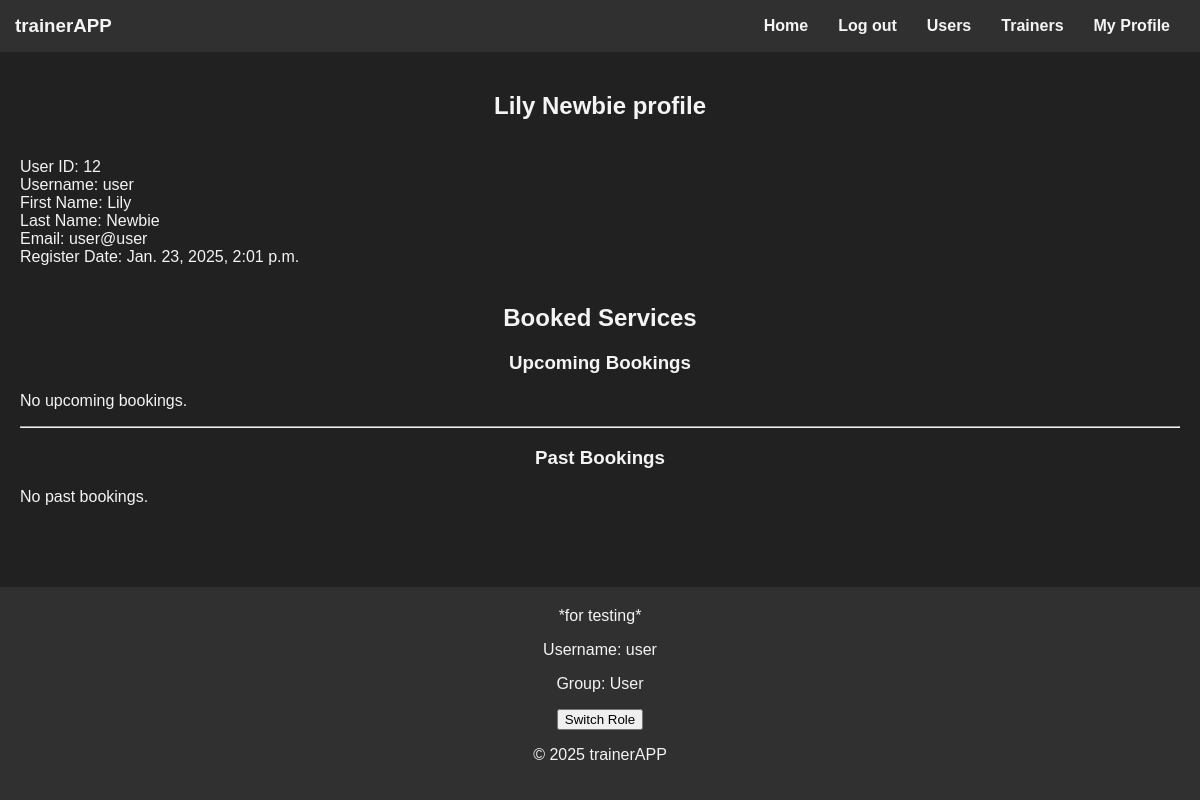
/users/12/ (signed in), run on an earlier commit of the app's database.
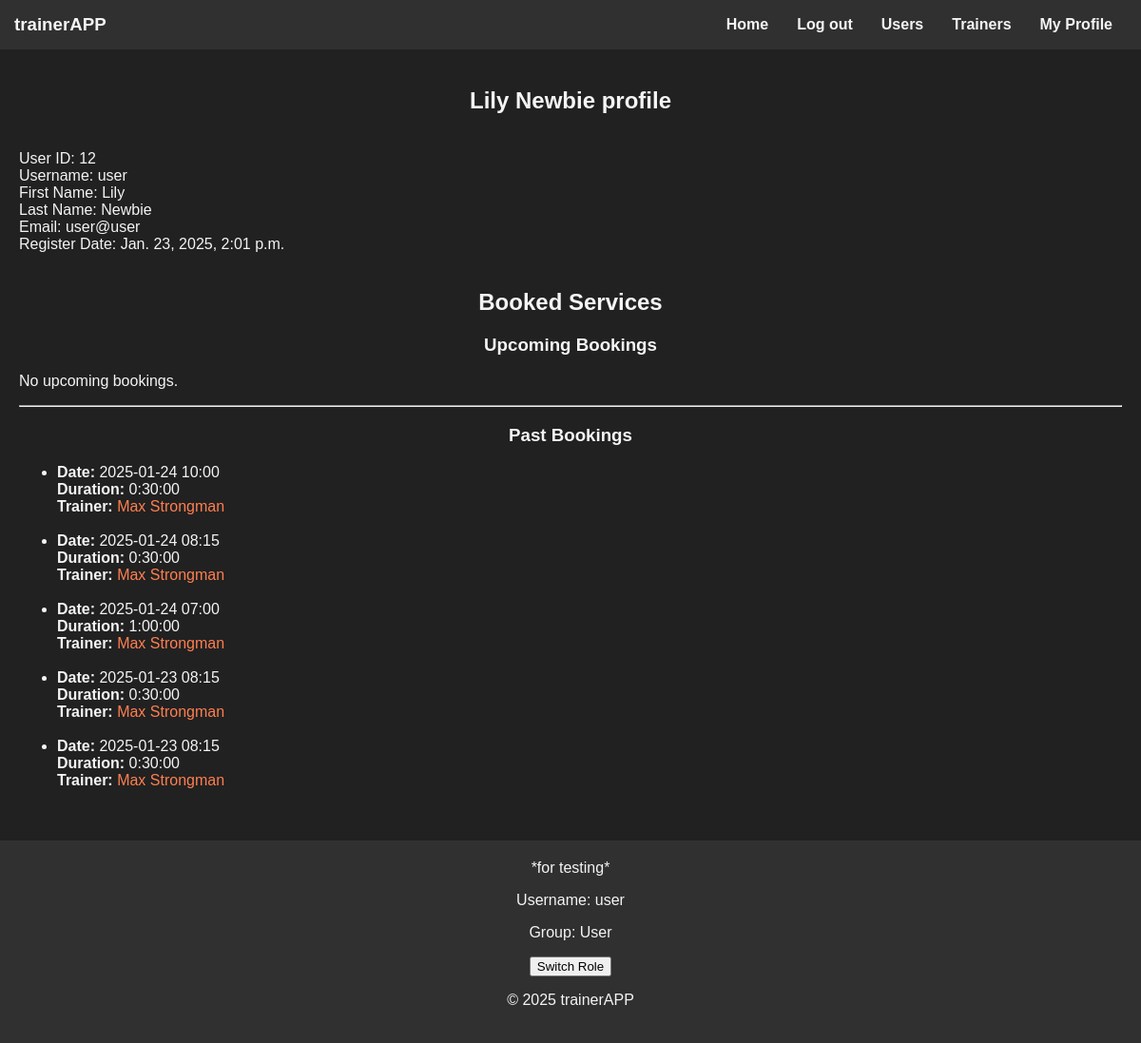
And on a later commit of the database.
### booking/models.py (models this page shows)
class Booking(models.Model):
    user = models.ForeignKey(User, on_delete=models.CASCADE, related_name='bookings_as_user')
    trainer = models.ForeignKey(User, on_delete=models.CASCADE, related_name='bookings_as_trainer')
    datetime_start = models.DateTimeField()
    datetime_end = models.DateTimeField()
    service = models.ForeignKey(Service, on_delete=models.CASCADE)
    status = models.BooleanField(default=False)

### trainer/models.py (models this page shows)
class Service(models.Model):
    LEVEL_CHOICES = [(1, "Novice"),
                     (2, "Medium"),
                     (3, "Advanced"), ]
    category = models.ForeignKey(Category, on_delete=models.CASCADE)
    trainer = models.ForeignKey(User, on_delete=models.CASCADE)
    price = models.FloatField()
    level = models.IntegerField(choices=LEVEL_CHOICES)
    duration = models.DurationField()

### users/views.py (the view, shortened to what this page needs)
# urls.py: path("<int:user_id>/", views.user_details, name="user_details"),
def user_details(request, user_id):
    user = User.objects.get(pk=user_id)
    if user.groups.filter(name="Trainer").exists():
        bookings = Booking.objects.filter(trainer_id=user_id).select_related("service", "service__category",
                                                                             "service__trainer")
    else:
        bookings = Booking.objects.filter(user_id=user_id).select_related("service", "service__category",
                                                                          "service__trainer")
    now = timezone.now()
    future_bookings = bookings.filter(datetime_start__gte=now).order_by("datetime_start")
    past_bookings = bookings.filter(datetime_end__lt=now).order_by("-datetime_end")
    trainer_description = None
    trainer_services_exists = False
    if user.groups.filter(name="Trainer").exists():
        trainer_description = TrainerDescription.objects.filter(trainer_id=user.id).first()
        trainer_services_exists = trainer.models.Service.objects.filter(trainer_id=user.id).exists()
    return render(request, "user_page.html", {"user": user,
                                              "future_bookings": future_bookings,
                                              "past_bookings": past_bookings,
                                              "trainer_description": trainer_description,
                                              "trainer_services_exists": trainer_services_exists})

### templates/user_page.html (shortened to what this page needs)
{% extends "base.html" %}
{% block content %}
    <h2>{{ user.first_name }} {{ user.last_name }} profile</h2>
    {% if user == request.user %}
        <br>User ID: {{ user.id }}
        <br>Username: {{ user.username }}
    {% endif %}
    <br>First Name: {{ user.first_name }}
    <br>Last Name: {{ user.last_name }}
    {% if user == request.user %}
        <br>Email: {{ user.email }}
    {% endif %}
    <br>Register Date: {{ user.date_joined }}
    {% if user == request.user %}
        <br><br><h2>Booked Services</h2>
        <h3>Upcoming Bookings</h3>
        {% if future_bookings %}
            <ul>
                {% for booking in future_bookings %}
                    <li>
                        <strong>Date:</strong> {{ booking.datetime_start|date:"Y-m-d H:i" }}<br>
                        <strong>Duration:</strong> {{ booking.service.duration }}<br>
                        {% if trainer_services_exists %}
                            <strong>Client:</strong>
                            <a href="{% url 'users:user_details' user_id=booking.user.id %}">
                                {{ booking.user.first_name }} {{ booking.user.last_name }}
                            </a>
                        {% else %}
                            <strong>Trainer:</strong>
                            <a href="{% url 'trainer:trainer_detail' trainer_id=booking.service.trainer_id %}">
                                {{ booking.service.trainer.first_name }} {{ booking.service.trainer.last_name }}
                            </a>
                        {% endif %}
                        {% if booking.status == False %}
                            <br><span style="color: red; font-weight: bold;">Cancelled</span>
                        {% else %}
                            <form method="POST" action="">
                                {% csrf_token %}
                                <input type="hidden" name="booking_id" value="{{ booking.id }}">
                                <button type="submit" class="btn btn-danger">Cancel Booking</button>
                            </form>
                        {% endif %}
                    </li>
                    <br>
                {% endfor %}
            </ul>
        {% else %}
            <p>No upcoming bookings.</p>
        {% endif %}
        <hr>
        <h3>Past Bookings</h3>
        {% if past_bookings %}
            <ul>
                {% for booking in past_bookings %}
                    <li>
                        <strong>Date:</strong> {{ booking.datetime_start|date:"Y-m-d H:i" }}<br>
                        <strong>Duration:</strong> {{ booking.service.duration }}<br>
                        {% if trainer_services_exists %}
                            <strong>Client:</strong>
                            <a href="{% url 'users:user_details' user_id=booking.user.id %}">
                                {{ booking.user.first_name }} {{ booking.user.last_name }}
                            </a>
                        {% else %}
                            <strong>Trainer:</strong>
                            <a href="{% url 'trainer:trainer_detail' trainer_id=booking.service.trainer_id %}">
                                {{ booking.service.trainer.first_name }} {{ booking.service.trainer.last_name }}
                            </a>
                        {% endif %}
                    </li>
                    <br>
                {% endfor %}
            </ul>
        {% else %}
            <p>No past bookings.</p>
        {% endif %}
    {% endif %}
{% endblock %}

What changed in the data, as far as the page shows it:
added Booking: datetime_start "2025-01-24 10:00", service.duration "0:30:00", service.trainer.first_name "Max", service.trainer.last_name "Strongman"
added Booking: datetime_start "2025-01-24 08:15", service.duration "0:30:00", service.trainer.first_name "Max", service.trainer.last_name "Strongman"
added Booking: datetime_start "2025-01-24 07:00", service.duration "1:00:00", service.trainer.first_name "Max", service.trainer.last_name "Strongman"
added Booking: datetime_start "2025-01-23 08:15", service.duration "0:30:00", service.trainer.first_name "Max", service.trainer.last_name "Strongman"
added Booking: datetime_start "2025-01-23 08:15", service.duration "0:30:00", service.trainer.first_name "Max", service.trainer.last_name "Strongman"
Also different on the page:
text no longer shown: "No past bookings."
